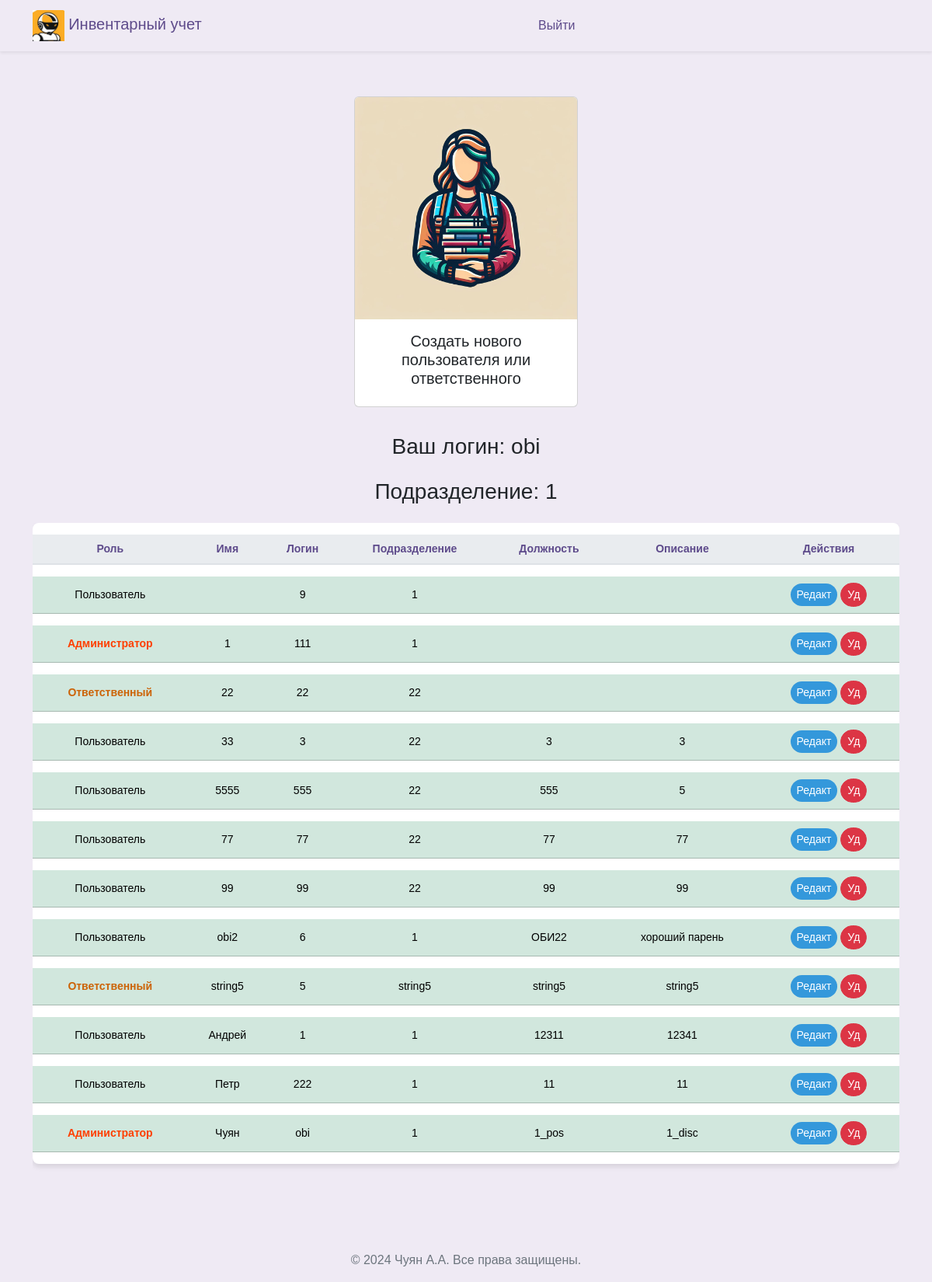
Before: /workers_admin (signed in) with the older database file.
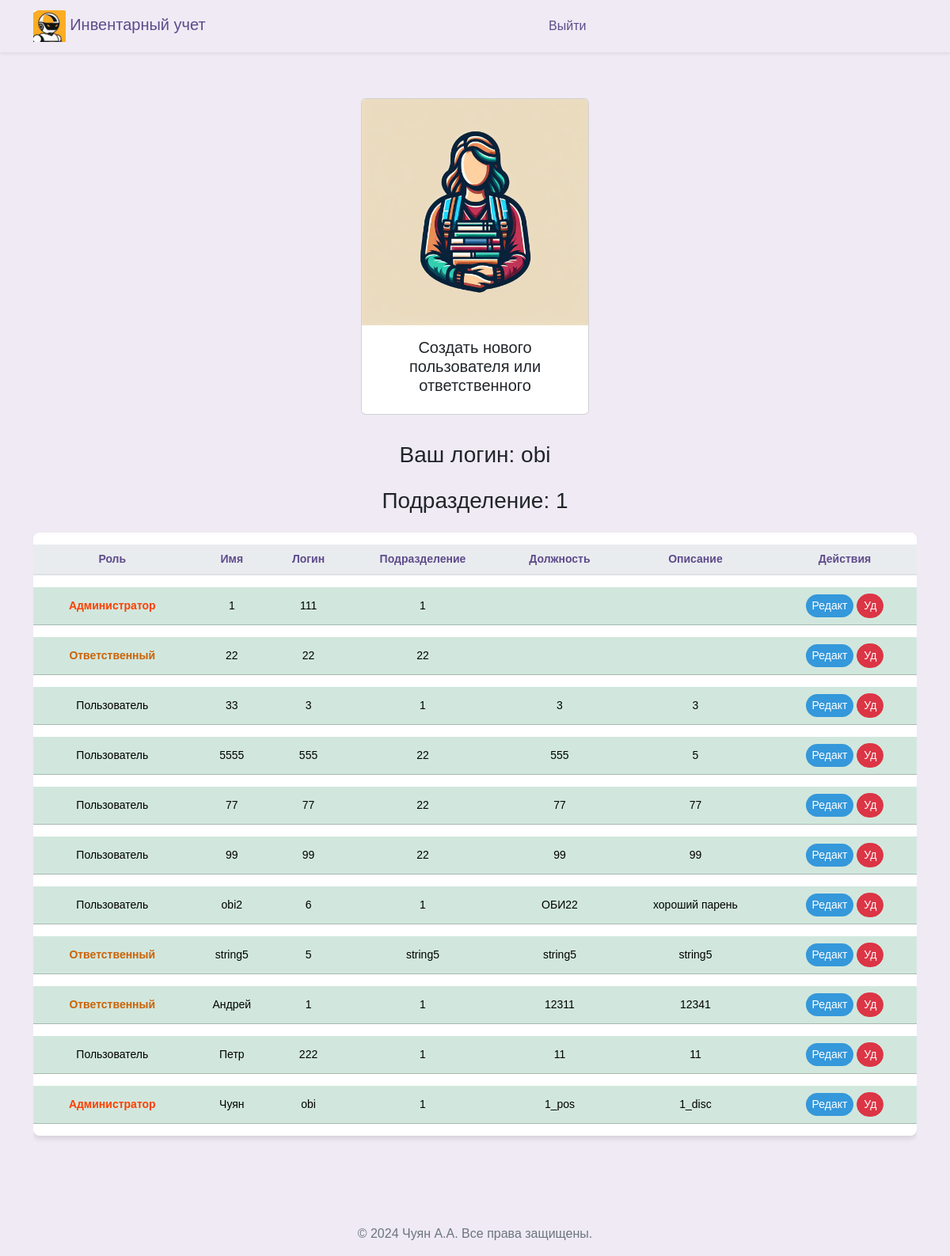
After: the same page with the newer database file.
### src/database/models.py (models this page shows)
class Worker(Base):
    __tablename__ = "worker"
    id = Column(Integer, primary_key=True)
    role = Column(Enum(Role), default=Role.guest)
    fio = Column(String)
    name = Column(String, unique=True)
    password = Column(String)
    department = Column(String)
    position = Column(String)
    description = Column(String, default=None)
    conn_worker_arm = relationship(
        "Arm", back_populates="conn_arm_worker"
    )

### src/frontend/router.py (the view)
@router.get("/workers")
async def get_workers(
    request: Request,
    worker: Worker = Depends(get_worker_or_redirect),
    session: AsyncSession = Depends(get_session),
):
    data = await CRUDWorker.get_all_worker_sorted(session)
    return templates.TemplateResponse(
        "workers/index.html",
        {"request": request, "worker": worker, "data": data},
    )

### src/frontend/template/workers_admin/index.html (shortened to what this page needs)
{% extends "base/base.html" %}
{% block content %}
<head>
</head>
<div class="d-flex justify-content-center align-items-center">
  <a class="nav-link" href="#" data-bs-toggle="modal" data-bs-target="#modal_create" bs-department="{{worker.department}}">
    <div class="card" style="width: 18rem; margin: 10px;">
      <img src="../frontend/assets/img/workers.jpg" class="card-img-top" alt="...">
      <div class="card-body">
        <h5 class="card-title" style="text-align: center;">Создать нового пользователя или ответственного</h5>
      </div>
    </div>
  </a>
</div>
<div class="row ">
  <div class="col-12">
    <h3 class="mb-4" style="margin-bottom: 60px; text-align: center;">Ваш логин: {{ worker.name }}</h3>
    <h3 class="mb-4" style="margin-bottom: 60px; text-align: center;">Подразделение: {{ worker.department }}</h3>
    <div class="table-responsive">
      <table class="table table-hover table-shadow table-rounded ">
        <thead>
          <tr>
            <th scope="col" >Роль</th>
            <th scope="col" >Имя</th>
            <th scope="col" >Логин</th>
            <th scope="col" >Подразделение</th>
            <th scope="col" >Должность</th>
            <th scope="col" >Описание</th>
            <th scope="col" >Действия</th>
          </tr>
        </thead>
        <tbody class="text-center">
          {% for worker_tuple in data %}
            {% set workers = worker_tuple %}
                <tr class="table-success " >
                  <td>{% if workers.role.name == 'user' %}<span class="orange-bold-text">Ответственный</span>{% elif workers.role.name == 'admin' %}<span class="red-bold-text">Администратор</span> {% else %}Пользователь{% endif %}</td>
                  <td>{{ workers.fio }}</td>
                  <td>{{ workers.name }}</td>
                  <td>{{ workers.department }}</td>
                  <td>{{ workers.position }}</td>
                  <td>{{ workers.description }}</td>
                  <td>
                    <button type="button" class="btn btn-primary btn-sm" style="background-color: #3498db; color: white;"
                      data-bs-toggle="modal"
                      data-bs-target="#modal_update"
                      data-bs1="{{workers.fio}}"
                      data-bs2="{{workers.name}}"
                      data-bs3="{{workers.position}}"
                      data-bs4="{{workers.description}}"
                      data-bs5= "{{workers.id}}"
                      data-bs6= "{{workers.department}}"
                      data-bs7= "{{workers.role.name}}">
                      Редакт
                    </button>
                    <button type="button" class="btn btn-danger btn-sm" style="color: white;"
                      onclick="deleteWorker('{{ workers.id }}')">
                      Уд
                    </button>
                  </td>
                </tr>
          {% endfor %}
        </tbody>
      </table>
    </div>
  </div>
</div>
{% endblock %}

Changed rows visible on the page:
removed Worker: role "Пользователь", name "9", department "1"
changed Worker (number 4 of 11 on the later page): department "22" → "1"
changed Worker "Андрей": role "Пользователь" → "Ответственный"
